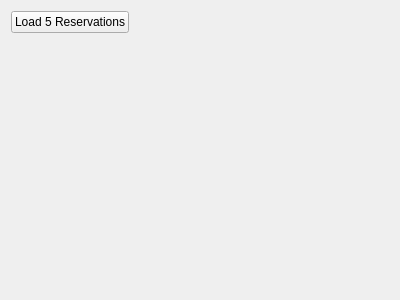
<?xml version="1.0" encoding="UTF-8"?>
<ui version="4.0">
 <class>ReservationAdminWidget</class>
 <widget class="QWidget" name="ReservationAdminWidget">
  <property name="geometry">
   <rect>
    <x>0</x>
    <y>0</y>
    <width>400</width>
    <height>300</height>
   </rect>
  </property>
  <property name="windowTitle">
   <string>Form</string>
  </property>
  <layout class="QVBoxLayout" name="verticalLayout">
   <item>
    <layout class="QHBoxLayout" name="loadButtonLayout">
     <item>
      <widget class="QPushButton" name="loadReservationsButton">
       <property name="text">
        <string>Load 5 Reservations</string>
       </property>
      </widget>
     </item>
     <item>
      <spacer name="horizontalSpacer">
       <property name="orientation">
        <enum>Qt::Horizontal</enum>
       </property>
       <property name="sizeHint" stdset="0">
        <size>
         <width>40</width>
         <height>20</height>
        </size>
       </property>
      </spacer>
     </item>
    </layout>
   </item>
   <item>
    <spacer name="verticalSpacer">
     <property name="orientation">
      <enum>Qt::Vertical</enum>
     </property>
     <property name="sizeHint" stdset="0">
      <size>
       <width>20</width>
       <height>40</height>
      </size>
     </property>
    </spacer>
   </item>
  </layout>
 </widget>
 <resources/>
 <connections/>
</ui>
